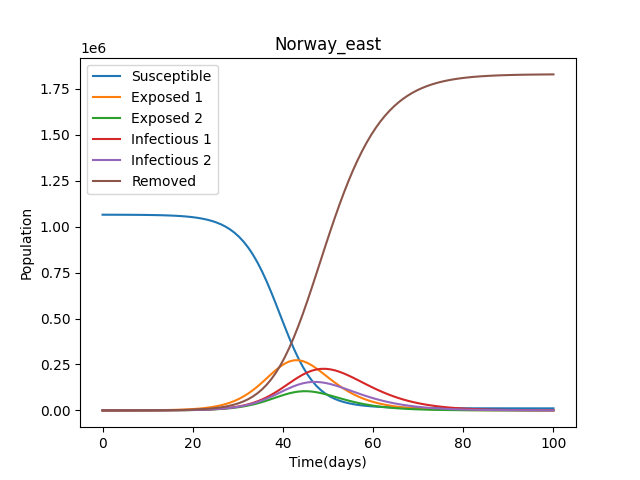

Reproduce this figure in Python.
from SEIR import *
import numpy as np

# Class that is basically like the Region class, except that it takes in a latitude and longitude


class RegionInteraction(Region):
    # Init method
    def __init__(self, name, S_0, E2_0, phi, lmbda):
        super().__init__(name, S_0, E2_0)
        self.phi = phi*np.pi/180
        self.lmbda = lmbda*np.pi/180

    # Method that calculates the distance between to instances of RegionInteraction.
    # Returns the distance expressed as 10^5m
    def distance(self, other):
        R_earth = 64
        t = np.sin(self.phi)*np.sin(other.phi) + np.cos(self.phi) * \
            np.cos(other.phi)*np.cos(abs(self.lmbda - other.lmbda))
        if t <= 0:
            t = 0
        elif t >= 1:
            t = 1
        return R_earth*np.arccos(t)

# Class that is the same as ProblemSeir, only that region is now a list of RegionInteraction instances


class ProblemInteraction(ProblemSEIR):
    def __init__(self, region, area_name, beta, r_ia=0.1, r_e2=1.25, lmbda_1=0.33, lmbda_2=0.5, p_a=0.4, mu=0.2):
        super().__init__(region, beta, r_ia, r_e2, lmbda_1, lmbda_2, p_a, mu)
        self.area_name = area_name
        self.u = []
        self.t = []

    # Method that returns the total population of all the regions within the area
    def get_population(self):
        population = 0
        for i in self.region:
            population += i.population
        return population

    # Method that sets the initial condition of all the regions into a single one-dimensional list
    def set_initial_condition(self):
        self.initial_condition = []
        for i in self.region:
            self.initial_condition += [i.S_0, i.E1_0, i.E2_0, i.I_0, i.Ia_0, i.R_0]

    def __call__(self, u, t):
        n = len(self.region)
        SEIR_list = [u[i:i+6] for i in range(0, len(u), 6)]
        E2_list = [u[i] for i in range(2, len(u), 6)]
        Ia_list = [u[i] for i in range(4, len(u), 6)]
        derivative = []
        for i in range(n):
            S, E1, E2, I, Ia, R = SEIR_list[i]
            sum1 = 0
            sum2 = 0
            for j in range(n):
                E2_other = E2_list[j]
                Ia_other = Ia_list[j]
                pop_other = self.region[j].population
                distance = self.region[i].distance(self.region[j])
                ex = np.exp(-distance)
                sum1 += (Ia_other/pop_other)*ex
                sum2 += (E2_other/pop_other)*ex
            dS = -1*self.beta*S*I/self.region[i].population - \
                self.r_ia*self.beta*S*sum1-self.r_e2*self.beta*S*sum2
            dE1 = -dS-E1*self.region[i].lmbda
            dE2 = self.lmbda_1*(1-self.p_a)*E1 - self.lmbda_2*E2
            dI = self.lmbda_2*E2 - self.mu*I
            dIa = self.lmbda_1*self.p_a*E1 - self.mu*Ia
            dR = self.mu*(I + Ia)
            derivative += [dS, dE1, dE2, dI, dIa, dR]
        return derivative

    def solution(self, u, t):
        n = len(t)
        n_reg = len(self.region)
        self.arr = []
        self.S = np.zeros(n)
        self.E1 = np.zeros(n)
        self.E2 = np.zeros(n)
        self.I = np.zeros(n)
        self.Ia = np.zeros(n)
        self.R = np.zeros(n)
        SEIR_list = [u[:, i:i+6] for i in range(0, n_reg*6, 6)]
        print(SEIR_list)
        for part, SEIR in zip(self.region, SEIR_list):
            part.set_SEIR_values(SEIR, t)
        for i in range(n):
            for j in range(n_reg):
                self.S[i] += SEIR_list[j][i][0]
                self.E1[i] += SEIR_list[j][i][1]
                self.E2[i] += SEIR_list[j][i][2]
                self.I[i] += SEIR_list[j][i][3]
                self.Ia[i] += SEIR_list[j][i][4]
                self.R[i] += SEIR_list[j][i][5]
            self.arr.append([self.S[i], self.E1[i], self.E2[i], self.I[i], self.Ia[i], self.R[i]])

        self.set_SEIR_values(self.arr, t)

    # Plots the S, I1, I2 and R values
    def plot(self):
        plt.xlabel('Time(days)')
        plt.ylabel('Population')
        plt.title(self.area_name)
        vals = [[0, 'Susceptible'], [1, "Exposed 1"], [2, "Exposed 2"],
                [3, 'Infectious 1'], [4, 'Infectious 2'], [5, 'Removed']]
        for j in vals:
            plt.plot(self.t, [self.u[i][j[0]] for i in range(len(self.u))], label=j[1])


if __name__ == "__main__":
    innlandet = RegionInteraction("Innlandet", S_0=371385, E2_0=0, phi=60.7945, lmbda=11.0680)
    oslo = RegionInteraction("Oslo", S_0=693494, E2_0=100, phi=59.9, lmbda=10.8)
    print(oslo.distance(innlandet))

    s = ProblemInteraction([innlandet, oslo], "s", 0.5)
    print(s.region)
    s.set_initial_condition()

    print(s.initial_condition)
    print(s.get_population())

    problem = ProblemInteraction([oslo, innlandet], "Norway_east", beta=0.5)
    print(problem.get_population())
    problem.set_initial_condition()
    print(problem.initial_condition)  # non-nested list of length 12
    u = problem.initial_condition
    print(problem(u, 0))  # list of length 12. Check that values make sense

    solver = SolverSEIR(problem, T=100, dt=1.0)
    solver.solve()
    problem.plot()
    plt.legend()
    plt.savefig("SEIR_interaction.png")
    plt.show()
